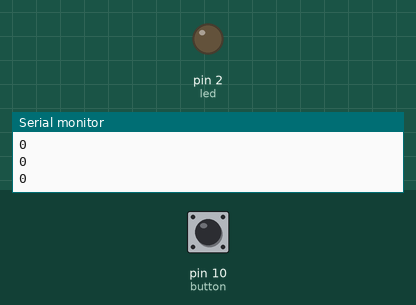
Recording of a sketch running on a simulated Arduino Uno, built with avr-gcc and run on an emulated ATmega328P. Shown: output pins drawn as LEDs (lit = HIGH), the last lines printed to the serial monitor. The test bench sets the inputs (shaded band); at power-on: pin 10 (button) LOW.

Above: at 1.2 s.
1.3 s: pin 10 (button) pulled HIGH for 0.15 s
At 1.5 s:
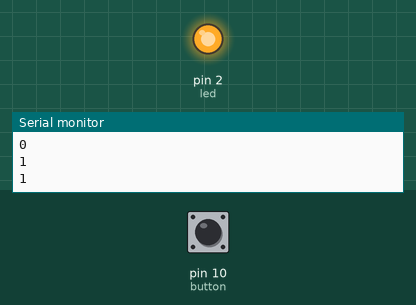
3.1 s: pin 10 (button) pulled HIGH for 3.2 s
At 7.4 s:
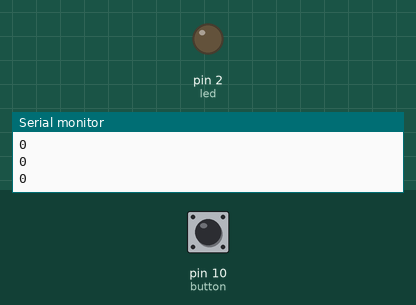
Timing chart, 0 to 8.9 s (numbered marks = the images above; inputs shaded):
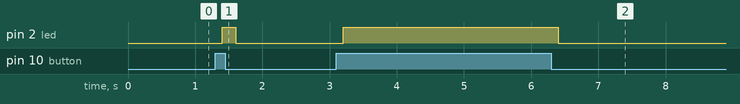

Measured:
- after the input at 1.3 s, pin 2 (led): LOW → HIGH after 0.10 s, → LOW 0.20 s later
- after the input at 3.1 s, pin 2 (led): LOW → HIGH after 0.10 s, → LOW 3.2 s later

The sketch:

buttons.ino
```cpp
int led = 2;
int button = 10;
int buttonRead;
int dt = 100;

void setup() {

  Serial.begin(9600);
  pinMode(led, OUTPUT);
  pinMode(button, INPUT);

}

void loop() {

  buttonRead = digitalRead(button);
  Serial.println(buttonRead);
  delay(dt);

  if (buttonRead == 1){
    digitalWrite(led, HIGH);
  }
  else{
    digitalWrite(led, LOW);
  }

}
```
